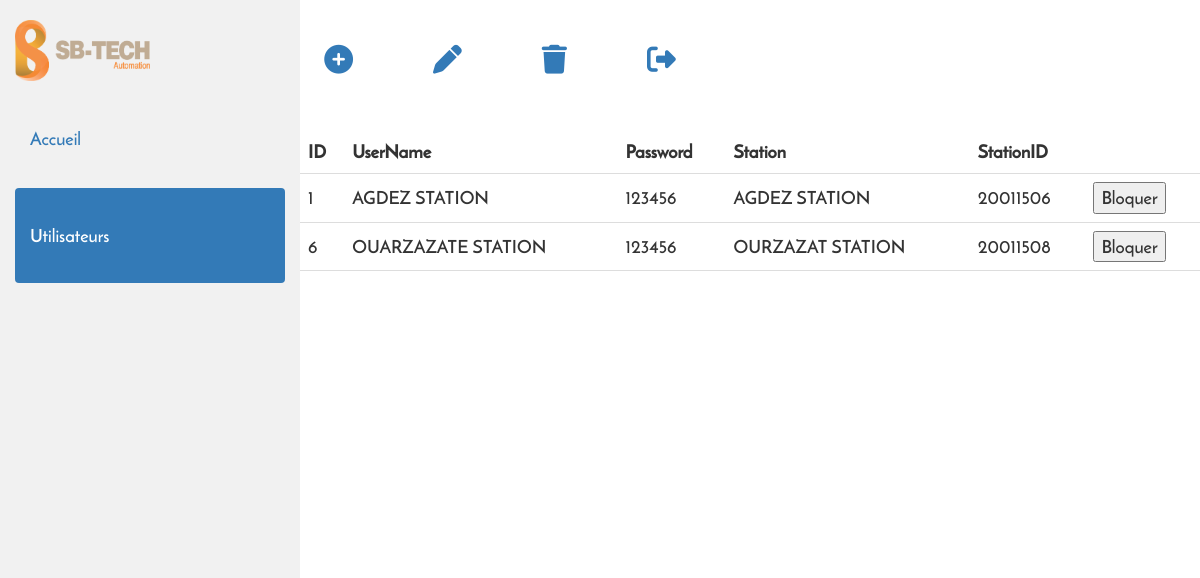
The page /admin/admin_meteo/home.php (signed in) on the database its author committed.
### tables this page shows
CREATE TABLE `user_meteo` (
  `id_user` int(5) NOT NULL,
  `username` varchar(20) NOT NULL,
  `password` varchar(20) NOT NULL,
  `station` varchar(20) NOT NULL,
  `stationID` varchar(20) NOT NULL,
  `action` varchar(20) NOT NULL DEFAULT 'true'
);

### admin/admin_meteo/home.php (the view, shortened to what this page needs)
<?php
include '../../db.php';
if (!empty($_SESSION['name'])) {
    $query=$conn->prepare("SELECT * FROM user_meteo;");
    $query->execute();
    $results=$query->fetchAll();
}else {
    header('location:connect.php');
}
?>
<!DOCTYPE html>
<html lang="en">
<head>
    <link rel="stylesheet" href="https://maxcdn.bootstrapcdn.com/bootstrap/3.4.1/css/bootstrap.min.css">
    <link rel="stylesheet" href="css/home.css">
</head>
<body>
    <div class="container-fluid">
        <div class="row content">
            <div class="col-sm-3 sidenav hidden-xs">
                <h2><a href="../../index.php"><img src="images/logo2.png" alt=""></a></h2>
                <ul class="nav nav-pills nav-stacked">
                    <li><a href="../../index.php">Accueil</a></li>
                    <li class="active"><a href="">Utilisateurs</a></li>
                </ul>
            </div>
            <div class="table">
                <div class="icons">
                    <ul>
                        <li><a href="add.php"><i class="fas fa-plus-circle"></i></a></li>
                        <li><a href="update.php"><i class="fas fa-pen"></i></a></li>
                        <li><a href="delete.php"><i class="fas fa-trash"></i></a></li>
                        <li><a href="disconnected.php"><i class="fas fa-sign-out-alt"></i></a></li>
                    </ul>
                </div>
                <table>
                    <tr>
                      <th>ID</th>
                      <th>UserName</th>
                      <th>Password</th>
                      <th>Station</th>
                      <th>StationID</th>
                      <th></th>
                    </tr>
                    <?php
                    if (sizeof($results)>0) {
                        for ($i=0; $i < sizeof($results); $i++) {
                            $id=$results[$i]['id_user'];
                            $username=$results[$i]['username'];
                            $pass=$results[$i]['password'];
                            $station=$results[$i]['station'];
                            $stationID=$results[$i]['stationID'];
                            $action=$results[$i]['action'];
                            echo"
                    <tr>
                      <td>$id</td>
                      <td>$username</td>
                      <td>$pass</td>
                      <td>$station</td>
                      <td>$stationID</td>
                      <td><input class='t' data-id=$id  name='auto'  type='submit' value='";if ($action=="true") {
                          echo "Bloquer";
                      }else echo "Debloquer"; echo  "'></td>
                    </tr>";
                        }
                    }?>
                  </table>
            </div>
        </div>
    </div>
</body>
</html>

### admin/admin_meteo/css/home.css (style rules this page uses)
body { font-family: reem; font-size: 1.8em; }
.row.content { height: 550px }
.sidenav { background-color: #f1f1f1; height: 100%; }
.hidden-xs img { width:50%; }
.hidden-xs { overflow: hidden; position: fixed; }
.hidden-xs ul li { line-height: 75px; cursor: pointer; }
.table { position: absolute;; left: 25%; width: 75%; }
table { border-collapse: collapse; width: 100%; }
th, td { padding: 8px; text-align: left; border-bottom: 1px solid #ddd; }
.icons { width: 100%; }
.icons ul { width: 40%; display: flex; justify-content: center; align-items: center; }
.icons ul li { padding: 40px; list-style: none; }
.icons ul li a { font-size: 1.6em; }

### rows shown on the page
user_meteo: id_user "1", username "AGDEZ STATION", password "123456", station "AGDEZ STATION", stationID "20011506", auto "Bloquer"
user_meteo: id_user "6", username "OUARZAZATE STATION", password "123456", station "OURZAZAT STATION", stationID "20011508", auto "Bloquer"
